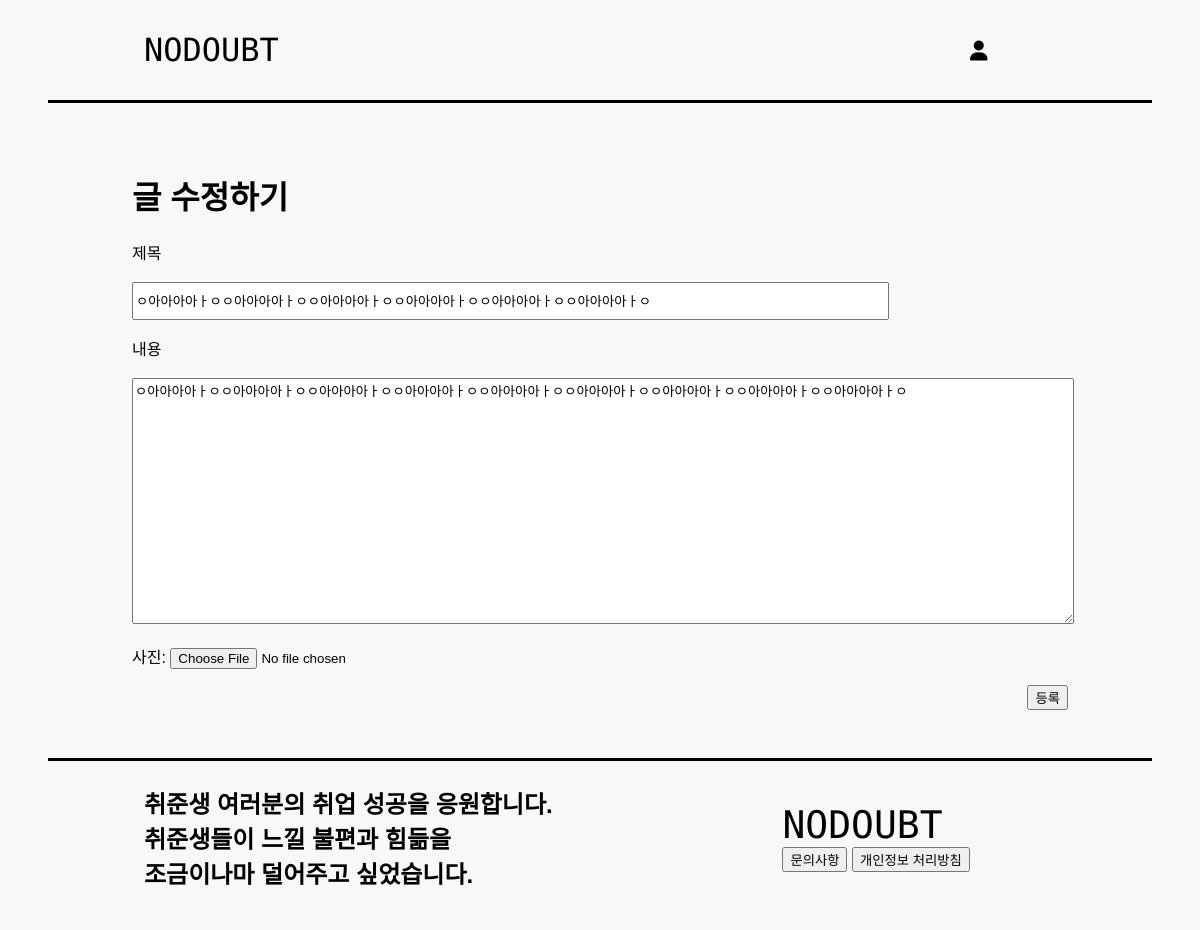
/board_edit/22, run on the app's committed database.
### main/models.py (models this page shows, shortened)
class Board(models.Model):
    id = models.AutoField(primary_key=True)
    title = models.CharField(max_length=100)
    writer = models.ForeignKey(User, on_delete=models.CASCADE)
    body = models.TextField()
    image = models.ImageField(upload_to = "board/", blank=True, null=True)
    board_like_user_set = models.ManyToManyField(User, blank=True, related_name='board_likes_user_set', through='Board_Like')
    created_at = models.DateTimeField(auto_now_add=True)
    updated_at = models.DateTimeField(auto_now=True)

### main/views.py (the view)
# urls.py: path('board_edit/<str:id>',views.board_edit, name="board_edit"),
def board_edit(request, id):
    board_edit = Board.objects.get(id = id)
    return render(request, 'main/board_edit.html', {'board': board_edit})

### main/templates/main/board_edit.html (shortened to what this page needs)
{% extends 'base.html' %}
{% load static %}
{% block content %}
<div id="board_new">
	<h1>글 수정하기</h1>
	<form action = "{% url 'main:board_update' board.id %}" method = "post" enctype="multipart/form-data">
    	<p>제목<br><br><input type="text" name="title" value="{{board.title}}" id="board_new_input_title"></p>
		<p>내용<br><br><textarea name="body" id="board_new_input_content">{{board.body}}</textarea></p>
        <p>사진: <input type="file" name="image" value=""></p>
        <div id="board_new_button_submit">
			<button type="submit">등록</button>
		</div >
	</form>
</div>
{% endblock %}

### nodoubt/static/css/version1.css (style rules this page uses)
html { background-color: rgb(248,248,250); }
body { margin: 0; }
#board_new { padding: 4% 12%; font-family: 'Noto Sans KR', sans-serif; }
#board_new_input_title { width: 80%; height: 32px; }
#board_new_input_content { width: 100%; height: 30vh; }
#board_new_button_submit { display: flex; justify-content: end; }

### nodoubt/static/css/version2.css (style rules this page uses)
html { background-color: rgb(248,248,250); }
body { margin: 0; }
#board_new { padding: 4% 11%; font-family: 'Noto Sans KR', sans-serif; }
#board_new_input_title { width: 80%; height: 32px; }
#board_new_input_content { width: 100%; height: 30vh; }
#board_new_button_submit { display: flex; justify-content: end; }

### nodoubt/static/css/version3.css (style rules this page uses)
html { background-color: rgb(248,248,250); }
body { margin: 0; }
#board_new { padding: 4% 10%; font-family: 'Noto Sans KR', sans-serif; }
#board_new_input_title { width: 80%; height: 32px; }
#board_new_input_content { width: 100%; height: 30vh; }
#board_new_button_submit { display: flex; justify-content: end; }

### nodoubt/static/css/version4.css (style rules this page uses)
html { background-color: rgb(248,248,250); }
body { margin: 0; }
#board_new { padding: 4% 8%; font-family: 'Noto Sans KR', sans-serif; }
#board_new_input_title { width: 80%; height: 32px; }
#board_new_input_content { width: 100%; height: 30vh; }
#board_new_button_submit { display: flex; justify-content: end; }

### nodoubt/static/css/version5.css (style rules this page uses)
html { background-color: rgb(248,248,250); }
body { margin: 0; }
#board_new { padding: 4% 6%; font-family: 'Noto Sans KR', sans-serif; }
#board_new_input_title { width: 80%; height: 32px; }
#board_new_input_content { width: 100%; height: 30vh; }
#board_new_button_submit { display: flex; justify-content: end; }

### nodoubt/static/css/version6.css (style rules this page uses)
html { background-color: rgb(248,248,250); }
body { margin: 0; }
#board_new { padding: 4% 6%; font-family: 'Noto Sans KR', sans-serif; }
#board_new_input_title { width: 80%; height: 32px; }
#board_new_input_content { width: 100%; height: 30vh; }
#board_new_button_submit { display: flex; justify-content: end; }

### nodoubt/static/css/version7.css (style rules this page uses)
html { background-color: rgb(248,248,250); }
body { margin: 0; }
#board_new { padding: 4% 4%; font-family: 'Noto Sans KR', sans-serif; }
#board_new_input_title { width: 80%; height: 32px; }
#board_new_input_content { width: 100%; height: 30vh; }
#board_new_button_submit { display: flex; justify-content: end; }

### data on the page
Board: title "ㅇ아아아아ㅏㅇㅇ아아아아ㅏㅇㅇ아아아아ㅏㅇㅇ아아아아ㅏㅇㅇ아아아아ㅏㅇㅇ아아아아ㅏㅇ", body "ㅇ아아아아ㅏㅇㅇ아아아아ㅏㅇㅇ아아아아ㅏㅇㅇ아아아아ㅏㅇㅇ아아아아ㅏㅇㅇ아아아아ㅏㅇㅇ아아아아ㅏㅇㅇ아아아아ㅏㅇㅇ아아아아ㅏㅇ"
